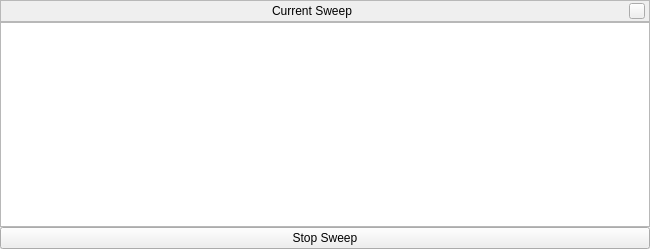
<?xml version="1.0" encoding="UTF-8"?>
<ui version="4.0">
 <class>sweepEffectsDialogForm</class>
 <widget class="QWidget" name="sweepEffectsDialogForm">
  <property name="geometry">
   <rect>
    <x>0</x>
    <y>0</y>
    <width>650</width>
    <height>249</height>
   </rect>
  </property>
  <property name="sizePolicy">
   <sizepolicy hsizetype="Minimum" vsizetype="MinimumExpanding">
    <horstretch>0</horstretch>
    <verstretch>0</verstretch>
   </sizepolicy>
  </property>
  <layout class="QVBoxLayout" name="verticalLayout_2">
   <property name="spacing">
    <number>0</number>
   </property>
   <property name="leftMargin">
    <number>0</number>
   </property>
   <property name="topMargin">
    <number>0</number>
   </property>
   <property name="rightMargin">
    <number>0</number>
   </property>
   <property name="bottomMargin">
    <number>0</number>
   </property>
   <item>
    <widget class="BarFrame" name="TitleBar">
     <property name="sizePolicy">
      <sizepolicy hsizetype="Expanding" vsizetype="Preferred">
       <horstretch>0</horstretch>
       <verstretch>0</verstretch>
      </sizepolicy>
     </property>
     <property name="maximumSize">
      <size>
       <width>16777215</width>
       <height>25</height>
      </size>
     </property>
     <property name="frameShape">
      <enum>QFrame::StyledPanel</enum>
     </property>
     <property name="frameShadow">
      <enum>QFrame::Raised</enum>
     </property>
     <layout class="QHBoxLayout" name="horizontalLayout_7">
      <property name="spacing">
       <number>6</number>
      </property>
      <property name="leftMargin">
       <number>0</number>
      </property>
      <property name="topMargin">
       <number>0</number>
      </property>
      <property name="rightMargin">
       <number>4</number>
      </property>
      <property name="bottomMargin">
       <number>0</number>
      </property>
      <item>
       <spacer name="leftSpacer">
        <property name="orientation">
         <enum>Qt::Horizontal</enum>
        </property>
        <property name="sizeHint" stdset="0">
         <size>
          <width>40</width>
          <height>20</height>
         </size>
        </property>
       </spacer>
      </item>
      <item>
       <widget class="QLabel" name="stelWindowTitle">
        <property name="text">
         <string>Current Sweep</string>
        </property>
       </widget>
      </item>
      <item>
       <spacer name="rightSpacer">
        <property name="orientation">
         <enum>Qt::Horizontal</enum>
        </property>
        <property name="sizeHint" stdset="0">
         <size>
          <width>40</width>
          <height>20</height>
         </size>
        </property>
       </spacer>
      </item>
      <item>
       <widget class="QPushButton" name="closeStelWindow">
        <property name="minimumSize">
         <size>
          <width>16</width>
          <height>16</height>
         </size>
        </property>
        <property name="maximumSize">
         <size>
          <width>16</width>
          <height>16</height>
         </size>
        </property>
        <property name="focusPolicy">
         <enum>Qt::NoFocus</enum>
        </property>
        <property name="text">
         <string/>
        </property>
       </widget>
      </item>
     </layout>
    </widget>
   </item>
   <item>
    <widget class="QFrame" name="Contents">
     <property name="enabled">
      <bool>true</bool>
     </property>
     <property name="sizePolicy">
      <sizepolicy hsizetype="Expanding" vsizetype="Expanding">
       <horstretch>0</horstretch>
       <verstretch>0</verstretch>
      </sizepolicy>
     </property>
     <layout class="QVBoxLayout" name="verticalLayout_4">
      <property name="spacing">
       <number>0</number>
      </property>
      <property name="leftMargin">
       <number>0</number>
      </property>
      <property name="topMargin">
       <number>0</number>
      </property>
      <property name="rightMargin">
       <number>0</number>
      </property>
      <property name="bottomMargin">
       <number>0</number>
      </property>
      <item>
       <widget class="QGraphicsView" name="sweepView">
        <property name="alignment">
         <set>Qt::AlignBottom|Qt::AlignLeading|Qt::AlignLeft</set>
        </property>
       </widget>
      </item>
      <item>
       <widget class="QPushButton" name="refreshSweep">
        <property name="text">
         <string>Stop Sweep</string>
        </property>
       </widget>
      </item>
     </layout>
    </widget>
   </item>
  </layout>
 </widget>
 <customwidgets>
  <customwidget>
   <class>BarFrame</class>
   <extends>QFrame</extends>
   <header>Dialog.hpp</header>
   <container>1</container>
  </customwidget>
 </customwidgets>
 <resources/>
 <connections/>
</ui>
